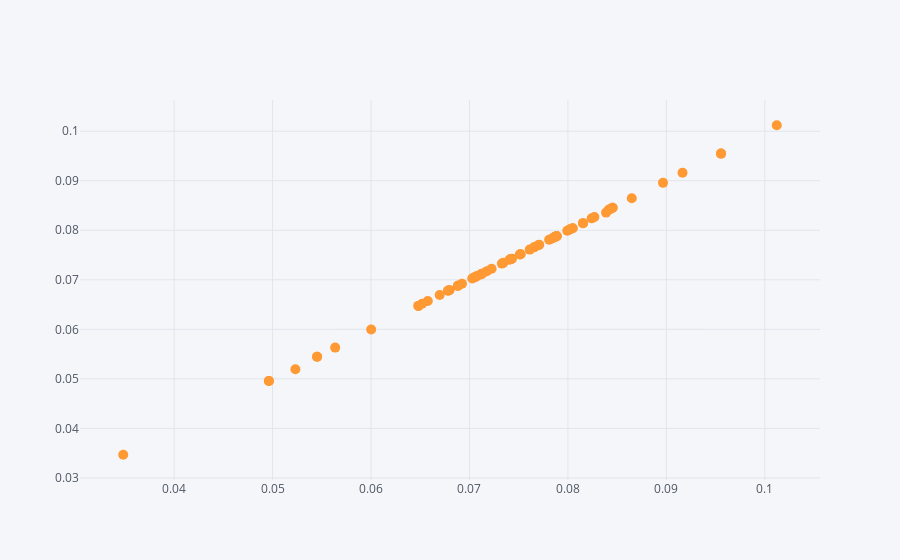

This figure's notebook cell:
### Markdown cell above
### Comparação entre o retorno real dos ativos e o retorno do modelo A(1,0)

### Code cell
#A(1,0)
vetor=df.values
Portfolio_A=[];
Portfolio_Geometrico=[];
C=df.cov()
COVAR=C.values

i=0
j=0

for i in range(5):
    for j in range(5):
        
        #Portfolio Aritmetico
        c = Media_Aritmetica[i]*0.5 + Media_Aritmetica[j]*0.5-((VOL[i]*0.5)**2+(VOL[j]*0.5)**2+2*0.5*0.5*COVAR[i,j]*12)/2
        Portfolio_A.append(c)
        
        #Portfolio Geometrico
        d = (vetor[:,i]*0.5 + vetor[:,j]*0.5)
        truegeo=(gmean(d + 1)- 1)*12
        Portfolio_Geometrico.append(truegeo)
        
Portfolio_A

for ind in range(50):

    # Create Random Weights
    weights1 = np.array(np.random.random(5))

    # Rebalance Weights
    weights1 = weights1 / np.sum(weights1)
    
    # Portfolio Aritmetico
    x = np.sum(Media_Aritmetica * weights1)-(np.dot(weights1.T, np.dot(df.cov() * 12, weights1)))/2
    Portfolio_A.append(x)
    
    #Portfolio Geometrico
    z = np.dot(vetor,weights1)
    truegeo1=(gmean(z + 1)- 1)*12
    Portfolio_Geometrico.append(truegeo1)
    
    
data = pd.DataFrame(Portfolio_Geometrico,columns=["Portfolio Geometrico"])
data["Portfolio_A(1,0)"]=Portfolio_A

data.iplot(kind='scatter',x='Portfolio Geometrico',y='Portfolio_A(1,0)',mode='markers',size=10)


X_plot = np.linspace(0.02, 0.12, 100)
Y_plot = X_plot

g = sns.FacetGrid(data, size = 6)
g = g.map(plt.scatter, "Portfolio Geometrico", "Portfolio_A(1,0)", edgecolor="w")
plt.plot(X_plot, Y_plot, color='r')
plt.show()

### Figure 1 — Plotly figure (JSON) as saved in the notebook; plotly's stock layout.template omitted (floating-point values rounded to 4 significant figures)
{"data": [{"line": {"color": "rgba(255, 153, 51, 1.0)", "dash": "solid", "shape": "linear", "width": 1.3}, "marker": {"size": 10, "symbol": "circle"}, "mode": "markers", "name": "Portfolio_A(1,0)", "text": "", "type": "scatter", "x": [0.06785, 0.08454, 0.05452, 0.07885, 0.06481, 0.08454, 0.1012, 0.0712, 0.09555, 0.08153, 0.05452, 0.0712, 0.03483, 0.06796, 0.04963, 0.07885, 0.09555, 0.06796, 0.08387, 0.08048, 0.06481, 0.08153, 0.04963, 0.08048, 0.05232, 0.07078, 0.07993, 0.0688, 0.07028, 0.06697, 0.07423, 0.07809, 0.07068, 0.07658, 0.07697, 0.06885, 0.0787, 0.07862, 0.08013, 0.07177, 0.07657, 0.0784, 0.08966, 0.07346, 0.08269, 0.08415, 0.06002, 0.07329, 0.06577, 0.07875, 0.07416, 0.07511, 0.07057, 0.08027, 0.07432, 0.07133, 0.08648, 0.07424, 0.08242, 0.06519, 0.07043, 0.07886, 0.07612, 0.07225, 0.05636, 0.06924, 0.08421, 0.07407, 0.07518, 0.07519, 0.09164, 0.07709, 0.07863, 0.06781, 0.08432], "y": [0.06785, 0.08454, 0.05448, 0.07879, 0.06473, 0.08454, 0.1012, 0.07115, 0.09548, 0.08144, 0.05448, 0.07115, 0.03468, 0.0679, 0.04957, 0.07879, 0.09548, 0.0679, 0.08357, 0.08042, 0.06473, 0.08144, 0.04957, 0.08042, 0.05196, 0.07075, 0.07991, 0.06877, 0.07026, 0.06695, 0.0742, 0.07808, 0.07066, 0.07657, 0.07696, 0.06883, 0.07868, 0.07861, 0.08012, 0.07175, 0.07657, 0.07836, 0.08957, 0.07344, 0.08268, 0.08414, 0.05997, 0.07328, 0.06574, 0.07872, 0.07414, 0.07509, 0.07055, 0.08025, 0.07428, 0.07129, 0.08646, 0.07422, 0.08241, 0.06516, 0.07041, 0.07884, 0.0761, 0.07223, 0.05631, 0.06922, 0.0842, 0.07405, 0.07517, 0.07518, 0.09161, 0.07708, 0.07862, 0.06779, 0.08431]}], "layout": {"legend": {"bgcolor": "#F5F6F9", "font": {"color": "#4D5663"}}, "paper_bgcolor": "#F5F6F9", "plot_bgcolor": "#F5F6F9", "title": {"font": {"color": "#4D5663"}}, "xaxis": {"gridcolor": "#E1E5ED", "showgrid": true, "tickfont": {"color": "#4D5663"}, "title": {"font": {"color": "#4D5663"}, "text": ""}, "zerolinecolor": "#E1E5ED"}, "yaxis": {"gridcolor": "#E1E5ED", "showgrid": true, "tickfont": {"color": "#4D5663"}, "title": {"font": {"color": "#4D5663"}, "text": ""}, "zerolinecolor": "#E1E5ED"}}}
